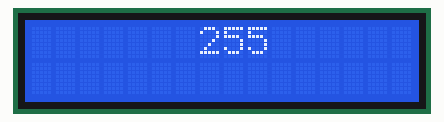
The sketch below on a simulated Arduino Uno, built with avr-gcc and run on an emulated ATmega328P. Shown: 16×2 character LCD. EEPROM starts erased; what the sketch prints to the serial monitor is not drawn.

Above: at 0.1 s.
At 4.9 s:
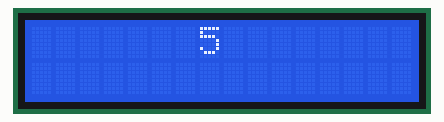
At 9.7 s:
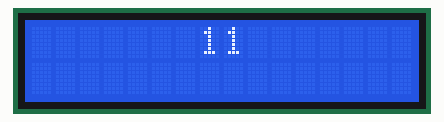
At 19.4 s:
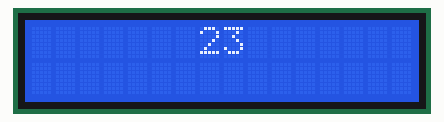
At 29.0 s:
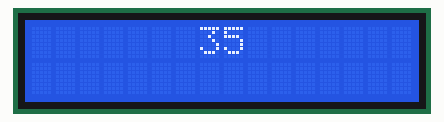
At 38.6 s:
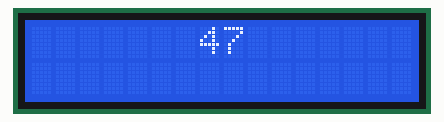

Measured:
- what the display in image 1 shows lasts 0.8 s, from 4.9 s to 5.7 s

The sketch:

lab7.2.ino
```cpp
#include<LiquidCrystal.h>
#include<EEPROM.h>
LiquidCrystal lcd(12,11,5,4,3,2);
unsigned int i=0;
void setup(){
  lcd.begin(16,2);
  Serial.begin(9600);
  i  = EEPROM.read(1);
  Serial.println("-------System start-------");
}
void loop(){
  lcd.clear();
  lcd.setCursor(7,0);
  if(i<10){
    lcd.print('0');
  }
  lcd.print(EEPROM.read(1));
  Serial.println(EEPROM.read(1));
  i++;
  EEPROM.write(1,i);
  delay(800);
}
```
